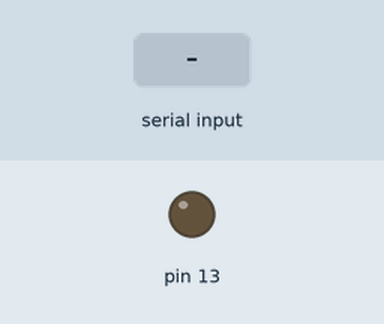
Simulated run of this sketch. Board: Arduino Uno, built with avr-gcc and run on an emulated ATmega328P. Shown: output pins drawn as LEDs (lit = HIGH). The inputs (shaded band) are chosen by the test bench.

Above: at 1.2 s.
1.3 s: "A\n" received over Serial
At 1.9 s:
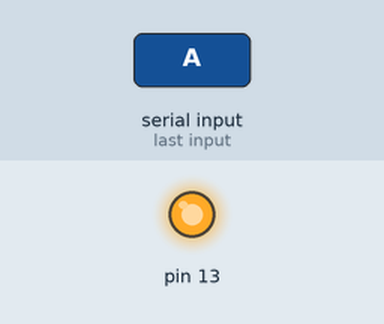
Timing chart, 0 to 4.3 s (numbered marks = the images above; inputs shaded):
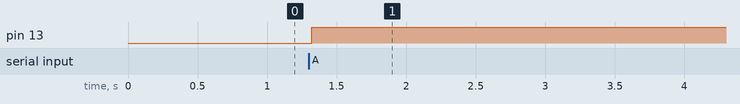

Measured:
- after the input at 1.3 s, pin 13: LOW → HIGH at once

The sketch:

arduinoSerial2.ino
```cpp
/*
*
*
*/

boolean stringComplete;
String input = "";
char inChar;

boolean sign_uno = true;

boolean sign_due = true;

int games[] = {A0,A1,A2,A3,A4,A5};


void setup()
{
 pinMode(13, OUTPUT);
 for (int i = 0; i < 6; i++){
      pinMode(games[i], INPUT_PULLUP);
    }
 digitalWrite(13, LOW);
 Serial.begin(9600);
 Serial.flush();
}

void seriale() {
  if (input[0] == 'A'){
    digitalWrite(13, HIGH);
  }
  else if (input == "_spegni\n") {
    digitalWrite(13, LOW);
  }
  else if (input == "_lettura\n") {
    lettura();
  }
  }

void loop(){
  if (stringComplete) {
    //Serial.println(input);
    seriale();
    input = "";
    stringComplete = false;
  }
}

void lettura() {
  sign_uno = digitalRead(A0);
  sign_due = digitalRead(A1);
  delay(10);
  if (!sign_uno){
    Serial.print("Gioco 1 OK\n");
  }
  if (!sign_due){
    Serial.print("Gioco 2 OK ");
  }
  Serial.print("\r");

}

  void serialEvent() {
    Serial.flush();
    delay(20);
    // Read any serial input
    while (Serial.available())
    {
        inChar = (char)Serial.read(); // Read in one char at a time
        input += inChar;
        if (inChar == '\n') {
          stringComplete = true;
        }
    }
  }
```
